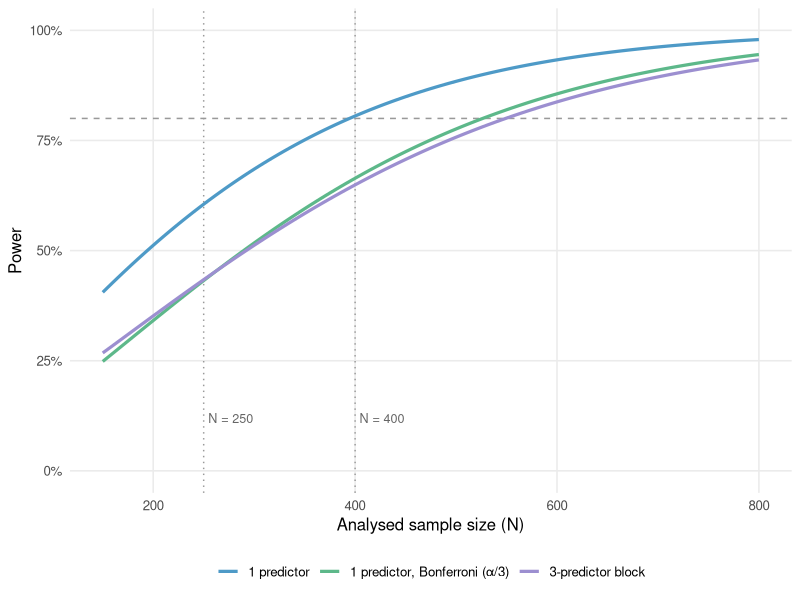

Generate this figure with R:
## ---- chunk 1
#| label: setup
#| include: false
library(knitr)
library(ggplot2)

# Assumptions: every number in this report is derived from these values ------
alpha_main <- 0.05   # significance level
f2_main    <- 0.02   # target effect size (Cohen's small)
N_target   <- 400    # valid responses (Programme Proposal)
N_min      <- 250    # stated minimum (Programme Proposal)
P          <- 12     # predictors in the adjusted model: 3 focal + ~9 covariate terms
P_sub      <- 8      # predictors in subgroup models (RQ3)
miss       <- 0.15   # cases lost to item non-response (complete-case analysis)
excl       <- 0.15   # completed surveys excluded at data-quality screening
rel_x      <- 0.80   # reliability of study-developed climate items
rel_y      <- 0.90   # reliability of K10
consent    <- 0.70   # optional consent to locality linkage (RQ4)
n_sub      <- 100    # expected RQ3 subgroup size (plan: 80-120)
rho_main   <- 0.30   # correlation among the three stressors
f2_int     <- 0.01   # typical interaction effect
optin      <- 0.60   # recontact opt-in (Project Plan target)
resp       <- 0.70   # response per wave among those recontacted
reps       <- 2000   # simulated datasets per scenario

# Analytic power: noncentral F with lambda = f2 * N (G*Power, fixed predictors) --
power_f2 <- function(f2, n, u = 1, p = P, alpha = alpha_main) {
  v    <- n - p - 1
  crit <- qf(1 - alpha, u, v)
  pf(crit, u, v, ncp = f2 * n, lower.tail = FALSE)
}

n_for_power <- function(f2, target = 0.80, ...) {
  n <- 20
  while (power_f2(f2, n, ...) < target) n <- n + 1
  n
}

f2_detectable <- function(n, target = 0.80, ...) {
  uniroot(function(f2) power_f2(f2, n, ...) - target, c(1e-4, 2))$root
}

f2_to_r  <- function(f2) sqrt(f2 / (1 + f2))                 # partial r, one predictor
r_to_f2  <- function(r) r^2 / (1 - r^2)
r2_j     <- function(rho) { S <- matrix(rho, 3, 3); diag(S) <- 1; 1 - 1 / solve(S)[1, 1] }
restrict <- function(r, k) r * k / sqrt(1 - r^2 + r^2 * k^2)  # Thorndike Case II, k = SD ratio
pct      <- function(x) sprintf("%.0f%%", 100 * x)
# Keep headers and captions in sync with the assumptions
fixn <- function(x) {
  x <- gsub("N = 400", paste("N =", N_target), x, fixed = TRUE)
  x <- gsub("N = 340", paste("N =", N_cc), x, fixed = TRUE)
  gsub("400 valid", paste(N_target, "valid"), x, fixed = TRUE)
}
ktab <- function(df, ...) { names(df) <- fixn(names(df)); kable(df, ...) }

# Derived quantities -----------------------------------------------------------
N_cc    <- round(N_target * (1 - miss))         # analysed after missing data
N_gross <- ceiling(N_target / (1 - excl))       # completed surveys for N_target valid
N_link  <- floor(N_target * consent)            # RQ4 analysed sample
f2_att  <- r_to_f2(f2_to_r(f2_main) * sqrt(rel_x * rel_y))   # attenuated effect
a_lab   <- sub("^0", "", sprintf("%.2f", alpha_main))       # alpha label, e.g. ".05"
## ---- chunk 2
#| label: simulation
#| include: false
# X1 = focal stressor; X2, X3 = correlated stressors; Z = covariates.
# beta is set so the population partial f2 for X1 equals f2.
sim_power <- function(n = N_target, f2 = f2_main, rho = rho_main, k_cov = P - 3,
                      errors = c("normal", "skewed"), cut = NULL, careless = 0) {
  errors <- match.arg(errors)
  S <- matrix(rho, 3, 3); diag(S) <- 1
  L <- chol(S)
  beta <- sqrt(f2 / (1 - r2_j(rho)))
  hits <- logical(reps)
  for (r in seq_len(reps)) {
    X <- matrix(rnorm(n * 3), n) %*% L
    Z <- matrix(rnorm(n * k_cov), n)
    e <- if (errors == "normal") rnorm(n) else {
      v <- rlnorm(n, 0, 0.8)                                  # right-skewed, like K10
      (v - exp(0.32)) / sqrt((exp(0.64) - 1) * exp(0.64))    # mean 0, variance 1
    }
    y <- beta * X[, 1] + 0.1 * X[, 2] + 0.1 * X[, 3] + Z %*% rep(0.1, k_cov) + e
    if (careless > 0) {
      # Random responders answer each item independently, so their stressor
      # scores are uncorrelated with each other and with their outcome.
      idx <- sample(n, round(careless * n))
      X[idx, ] <- matrix(rnorm(length(idx) * 3), length(idx))
      y[idx] <- sample(y, length(idx))
    }
    d <- data.frame(y = as.numeric(y), X, Z)
    p <- if (is.null(cut)) {
      summary(lm(y ~ ., d))$coefficients["X1", 4]
    } else {                                                  # outcome dichotomised
      d$y <- as.integer(d$y > quantile(d$y, 1 - cut))
      summary(glm(y ~ ., binomial, d))$coefficients["X1", 4]
    }
    hits[r] <- p < alpha_main
  }
  mean(hits)
}

set.seed(2027)
sim <- c(
  null     = sim_power(f2 = 0),
  baseline = sim_power(),
  skewed   = sim_power(errors = "skewed"),
  median   = sim_power(cut = 0.5),
  top20    = sim_power(cut = 0.2),
  care10   = sim_power(careless = 0.1),
  care20   = sim_power(careless = 0.2)
)

# Two looks at the data (halfway and at the end), each at alpha = .05
z1 <- rnorm(1e6); z2 <- sqrt(0.5) * z1 + sqrt(0.5) * rnorm(1e6)
two_looks <- mean(abs(z1) > qnorm(1 - alpha_main / 2) | abs(z2) > qnorm(1 - alpha_main / 2))
## ---- chunk 3
#| label: key-numbers
#| include: false
p_claim <- power_f2(f2_main, N_target)
p_block <- power_f2(f2_main, N_target, u = 3)
n_block <- n_for_power(f2_main, u = 3)
p_real  <- power_f2(f2_att, N_cc)
p_min   <- power_f2(f2_main, N_min)
p_strict <- pf(qf(1 - alpha_main, 1, N_target - P - 1), 1, N_target - P - 1,
               ncp = f2_main * (N_target - P - 1), lower.tail = FALSE)  # random predictors
mc_ci <- function(p) {
  se <- sqrt(p * (1 - p) / reps)
  sprintf("%s (%s–%s)", pct(p), pct(max(0, p - 1.96 * se)), pct(min(1, p + 1.96 * se)))
}
## ---- chunk 4
#| label: tbl-assumptions
#| tbl-cap: "Assumptions. All results below are computed from these values."
ktab(data.frame(
  Parameter = c("Valid sample size (target / minimum)", "Effect size", "Significance level",
                "Predictors in model (full / subgroup)", "Missing data (complete-case)",
                "Exclusions at data-quality screening", "Reliability (climate items / K10)",
                "Linkage consent (RQ4)", "RQ3 subgroup size", "Interaction effect",
                "Correlation among the three stressors", "Recontact opt-in / wave response"),
  Value = c(sprintf("%d / %d", N_target, N_min),
            sprintf("f² = %.2f (partial r = %s)", f2_main, sub("^0", "", sprintf("%.2f", f2_to_r(f2_main)))),
            sprintf("α = %.2f", alpha_main),
            sprintf("%d / %d", P, P_sub), pct(miss), pct(excl),
            sprintf("%.2f / %.2f", rel_x, rel_y), pct(consent), n_sub,
            sprintf("f² = %.2f", f2_int),
            sprintf("%s (.50 in risk scenario)", sub("^0", "", sprintf("%.2f", rho_main))),
            sprintf("%s / %s", pct(optin), pct(resp))),
  Source = c("Programme Proposal", "Programme Proposal", "Programme Proposal", "Assumed",
             "Assumed", "Assumed", "Assumed", "Assumed", "Project Plan (80–120)",
             "Assumed", "Assumed", "Project Plan")
), align = "llr")
## ---- chunk 5
#| label: tbl-key
#| tbl-cap: "Power for the target effect unless noted. 'Valid responses needed' adds back cases lost to missing data or non-consent."
rows <- list(
  list("Stated claim: 1 focal predictor",            N_target, f2_main, 1, P,     1, alpha_main),
  list("Stated minimum sample",                      N_min,    f2_main, 1, P,     1, alpha_main),
  list("RQ1: three stressors as one block (3 df)",   N_target, f2_main, 3, P,     1, alpha_main),
  list(sprintf("RQ1: each stressor, Bonferroni (α = %s/3)", a_lab), N_target, f2_main, 1, P, 1, alpha_main / 3),
  list("Missing data (complete-case)",               N_cc,     f2_main, 1, P,     1 - miss, alpha_main),
  list("Measurement error",                          N_target, f2_att,  1, P,     1, alpha_main),
  list("Missing data + measurement error",           N_cc,     f2_att,  1, P,     1 - miss, alpha_main),
  list("RQ4: linkage consent",                       N_link,   f2_main, 1, P,     consent, alpha_main),
  list("RQ3 subgroup (subgroup n)",                  n_sub,    f2_main, 1, P_sub, NA, alpha_main),
  list(sprintf("Interaction effect (f² = %.2f)", f2_int), N_target, f2_int, 1, P + 1, 1, alpha_main)
)
key <- do.call(rbind, lapply(rows, \(r) {
  n80 <- n_for_power(r[[3]], u = r[[4]], p = r[[5]], alpha = r[[7]])
  data.frame(Scenario = r[[1]], `Analysed N` = r[[2]],
             Power = pct(power_f2(r[[3]], r[[2]], u = r[[4]], p = r[[5]], alpha = r[[7]])),
             `Analysed N for 80%` = n80,
             `Valid responses needed` = if (is.na(r[[6]])) "—" else as.character(ceiling(n80 / r[[6]])),
             check.names = FALSE)
}))
ktab(key, align = "lrrrr")
## ---- chunk 6
#| label: tbl-risks
#| tbl-cap: "Power at the target sample size under each risk. (sim) = simulation; (approx.) = analytic approximation."
risks <- data.frame(
  Risk = c(
    "K10 dichotomised at 'high distress' (top 20%) (sim)",
    "Mild climate year: exposure SD 70% of usual (approx.)",
    "Countries unbalanced 75/25: country interaction (approx.)",
    "Stressors correlated (r = .5), f² from single-stressor studies",
    "10% careless responders not removed (sim)",
    "20% careless responders not removed (sim)",
    "True effect smaller than planned (f² = 0.015)",
    "Skewed K10 analysed with OLS (sim)",
    "20 covariate terms instead of 12"
  ),
  Power = pct(c(
    sim["top20"],
    power_f2(r_to_f2(restrict(f2_to_r(f2_main), 0.7)), N_target),
    power_f2(f2_int * (0.75 * 0.25) / 0.25, N_target, p = P + 1),
    power_f2(f2_main * (1 - r2_j(0.5)), N_target),
    sim["care10"], sim["care20"],
    power_f2(0.015, N_target),
    sim["skewed"],
    power_f2(f2_main, N_target, p = 20)
  )),
  `What to do` = c(
    "Keep K10 continuous; report cut-offs descriptively",
    "Check exposure spread at the mid-fieldwork review",
    "Set per-country minimums (e.g. 150 each)",
    "Base f² on partial effects; report VIFs",
    "Preregister screening rules",
    "Report results with and without exclusions",
    "Plan on a conservative f²",
    "Not a power risk; use robust SEs",
    "Minor"
  ),
  check.names = FALSE
)
ktab(risks, align = "lrl")
## ---- chunk 7
#| label: fig-power
#| fig-cap: "Power to detect the target effect as sample size increases."
ns <- seq(150, 800, by = 5)
curves <- rbind(
  data.frame(N = ns, Test = "1 predictor",
             Power = sapply(ns, \(n) power_f2(f2_main, n))),
  data.frame(N = ns, Test = "3-predictor block",
             Power = sapply(ns, \(n) power_f2(f2_main, n, u = 3))),
  data.frame(N = ns, Test = "1 predictor, Bonferroni (α/3)",
             Power = sapply(ns, \(n) power_f2(f2_main, n, alpha = alpha_main / 3)))
)

ggplot(curves, aes(N, Power, colour = Test)) +
  geom_hline(yintercept = 0.80, linetype = "dashed", colour = "grey60") +
  geom_vline(xintercept = c(N_min, N_target), linetype = "dotted", colour = "grey60") +
  geom_line(linewidth = 1.1) +
  annotate("text", x = c(N_min, N_target), y = 0.12,
           label = paste("N =", c(N_min, N_target)),
           hjust = -0.1, size = 3.2, colour = "grey40") +
  scale_y_continuous(labels = scales::percent, limits = c(0, 1)) +
  scale_colour_manual(values = c("#4E9AC7", "#5DB88A", "#9C8FD0")) +
  labs(x = "Analysed sample size (N)", y = "Power", colour = NULL) +
  theme_minimal(base_size = 12) +
  theme(legend.position = "bottom", panel.grid.minor = element_blank())
## ---- chunk 8
#| label: tbl-n
#| tbl-cap: "Power for the target effect by analysed sample size."
n_vals <- c(N_target, N_cc, 300, N_min)
ktab(data.frame(N = n_vals,
                 Power = pct(sapply(n_vals, \(n) power_f2(f2_main, n)))),
      align = "rr")
## ---- chunk 9
#| label: tbl-sens
#| tbl-cap: "Power if the true effect differs from the target."
f2_vals <- c(0.010, 0.015, 0.020, 0.025, 0.030)
ktab(data.frame(
  `f²` = sprintf("%.3f", f2_vals),
  `Partial r` = sprintf("%.2f", f2_to_r(f2_vals)),
  `Power, N = 400` = pct(sapply(f2_vals, \(f) power_f2(f, N_target))),
  `Power, N = 340` = pct(sapply(f2_vals, \(f) power_f2(f, N_cc))),
  check.names = FALSE), align = "rrrr")
## ---- chunk 10
#| label: tbl-detect
#| tbl-cap: "Smallest effect detectable with 80% power (one predictor)."
n_vals <- c(N_target, N_cc, N_link, N_min, 200)
sub_vals <- c(120, n_sub, 80, 60)
f2_full <- sapply(n_vals, \(n) f2_detectable(n))
f2_sub  <- sapply(sub_vals, \(n) f2_detectable(n, p = P_sub))
ktab(data.frame(
  Model = c(rep(sprintf("Full (%d predictors)", P), length(n_vals)),
            rep(sprintf("Subgroup (%d predictors)", P_sub), length(sub_vals))),
  n = c(n_vals, sub_vals),
  `f²` = sprintf("%.3f", c(f2_full, f2_sub)),
  `Partial r` = sprintf("%.2f", f2_to_r(c(f2_full, f2_sub))),
  check.names = FALSE), align = "lrrr")
## ---- chunk 11
#| label: tbl-rq1
#| tbl-cap: "RQ1: three stressors and two outcomes."
ktab(data.frame(
  Test = c("3-df block", sprintf("Each stressor (α = %s/3)", a_lab),
           sprintf("3 stressors × 2 outcomes (α = %s/6)", a_lab)),
  `Power at N = 400` = pct(c(power_f2(f2_main, N_target, u = 3),
                             power_f2(f2_main, N_target, alpha = alpha_main / 3),
                             power_f2(f2_main, N_target, alpha = alpha_main / 6))),
  `N for 80%` = c(n_for_power(f2_main, u = 3),
                  n_for_power(f2_main, alpha = alpha_main / 3),
                  n_for_power(f2_main, alpha = alpha_main / 6)),
  check.names = FALSE), align = "lrr")
## ---- chunk 12
#| label: tbl-rq3
#| tbl-cap: "RQ3 subgroup: power by subgroup size and effect size."
n_vals <- c(60, 80, n_sub, 120, 150)
ktab(data.frame(
  n = n_vals,
  `f² = 0.02` = pct(sapply(n_vals, \(n) power_f2(0.02, n, p = P_sub))),
  `f² = 0.05` = pct(sapply(n_vals, \(n) power_f2(0.05, n, p = P_sub))),
  `f² = 0.10` = pct(sapply(n_vals, \(n) power_f2(0.10, n, p = P_sub))),
  check.names = FALSE), align = "rrrr")
## ---- chunk 13
#| label: tbl-int
#| tbl-cap: "RQ2 and RQ5: interaction effects at the target sample size."
f2_ints <- c(0.005, 0.01, 0.02)
ktab(data.frame(
  `Interaction f²` = f2_ints,
  `Power at N = 400` = pct(sapply(f2_ints, \(f) power_f2(f, N_target, p = P + 1))),
  `N for 80%` = sapply(f2_ints, \(f) n_for_power(f, p = P + 1)),
  check.names = FALSE), align = "rrr")
## ---- chunk 14
#| label: tbl-country
#| tbl-cap: "RQ5: unbalanced country split (approx.: interaction f² scales with p(1 − p))."
split <- c(0.50, 0.60, 0.75)
ktab(data.frame(
  `Split (larger/smaller)` = sprintf("%.0f/%.0f", 100 * split, 100 * (1 - split)),
  `Smaller country n` = round(N_target * (1 - split)),
  `Interaction power (assumed f²)` = pct(sapply(split, \(s) power_f2(f2_int * s * (1 - s) / 0.25, N_target, p = P + 1))),
  `Within-country power (target f²)` = pct(sapply(split, \(s) power_f2(f2_main, round(N_target * (1 - s)), p = P - 1))),
  check.names = FALSE), align = "rrrr")
## ---- chunk 15
#| label: tbl-rq4-consent
#| tbl-cap: "RQ4: sample after optional linkage consent."
cons <- c(0.9, consent, 0.5)
n_c <- floor(N_target * cons)
ktab(data.frame(
  `Linkage consent` = pct(cons),
  n = n_c,
  Power = pct(sapply(n_c, \(n) power_f2(f2_main, n))),
  check.names = FALSE), align = "rrr")
## ---- chunk 16
#| label: tbl-rq4-cluster
#| tbl-cap: "RQ4: area-level exposure. Design effect = 1 + (m − 1) × ICC, where ICC is the outcome's residual intra-area correlation."
clus <- data.frame(m = c(5, 10, 10, 25), icc = c(0.02, 0.02, 0.05, 0.05))
clus$deff  <- 1 + (clus$m - 1) * clus$icc
clus$n_eff <- N_target / clus$deff
ktab(data.frame(
  `People per area` = clus$m,
  ICC = clus$icc,
  `Design effect` = sprintf("%.2f", clus$deff),
  `Effective N` = round(clus$n_eff),
  Power = pct(sapply(clus$n_eff, \(n) power_f2(f2_main, n))),
  check.names = FALSE), align = "rrrrr")
## ---- chunk 17
#| label: tbl-rel
#| tbl-cap: "Measurement error (approx.): observed r = true r × √(rel x × rel y)."
rel <- data.frame(rel_x = c(1, rel_x, 0.7, 0.6), rel_y = c(1, rel_y, rel_y, rel_y))
rel$f2_obs <- r_to_f2(f2_to_r(f2_main) * sqrt(rel$rel_x * rel$rel_y))
ktab(data.frame(
  `Climate items` = sprintf("%.2f", rel$rel_x),
  K10 = sprintf("%.2f", rel$rel_y),
  `Observed f²` = sprintf("%.4f", rel$f2_obs),
  `Power at N = 400` = pct(sapply(rel$f2_obs, \(f) power_f2(f, N_target))),
  `N for 80%` = sapply(rel$f2_obs, n_for_power),
  check.names = FALSE), align = "rrrrr")
## ---- chunk 18
#| label: tbl-corr
#| tbl-cap: "Correlated stressors: unique effect if f² came from single-stressor studies."
rho <- c(0, 0.3, 0.5, 0.7)
ktab(data.frame(
  `Correlation among stressors` = sprintf("%.1f", rho),
  VIF = sprintf("%.2f", 1 / (1 - sapply(rho, r2_j))),
  `Partial f²` = sprintf("%.4f", f2_main * (1 - sapply(rho, r2_j))),
  `Power at N = 400` = pct(sapply(rho, \(r) power_f2(f2_main * (1 - r2_j(r)), N_target))),
  check.names = FALSE), align = "rrrr")
## ---- chunk 19
#| label: tbl-range
#| tbl-cap: "Exposure range restriction (approx., Thorndike Case II): one fieldwork window may miss drought or flood."
k <- c(1, 0.8, 0.7, 0.5)
f2_k <- r_to_f2(restrict(f2_to_r(f2_main), k))
ktab(data.frame(
  `Exposure SD (vs usual)` = pct(k),
  `Observed f²` = sprintf("%.4f", f2_k),
  `Power at N = 400` = pct(sapply(f2_k, \(f) power_f2(f, N_target))),
  check.names = FALSE), align = "rrr")
## ---- chunk 20
#| label: tbl-cov
#| tbl-cap: "Number of predictors in the model."
p_vals <- c(12, 16, 20, 25)
ktab(data.frame(
  `Predictors in model` = p_vals,
  `Power at N = 400` = pct(sapply(p_vals, \(p) power_f2(f2_main, N_target, p = p))),
  check.names = FALSE), align = "rr")
## ---- chunk 21
#| label: tbl-sim
#| tbl-cap: "Rejection rates with 95% Monte Carlo intervals (target sample size, assumed stressor correlation, full covariate set)."
ktab(data.frame(
  Scenario = c("No true effect (Type I error check)", "Planned effect, normal errors",
               "Skewed outcome, OLS", "Outcome split at the median (logistic)",
               "Outcome split at top 20% (logistic)", "10% careless responders",
               "20% careless responders"),
  `Rejection rate` = unname(sapply(sim, mc_ci)),
  check.names = FALSE), align = "lr")
## ---- chunk 22
#| label: tbl-recruit
#| tbl-cap: "Completed surveys needed, and the Project Plan's 280–460 range."
excls <- c(0.10, excl, 0.20, 0.30)
ktab(data.frame(
  `Exclusion rate` = pct(excls),
  `Completions for 400 valid` = ceiling(N_target / (1 - excls)),
  `Valid from 280` = floor(280 * (1 - excls)),
  `Valid from 460` = floor(460 * (1 - excls)),
  check.names = FALSE), align = "rrrr")
## ---- chunk 23
#| label: tbl-cohort
#| tbl-cap: "Cohort size if retention applies only to those who opt in to recontact."
coh <- data.frame(optin = c(optin, 0.8), resp = c(resp, resp))
ktab(data.frame(
  `Recontact opt-in` = pct(coh$optin),
  `Wave response` = pct(coh$resp),
  `Wave 2 n` = round(N_target * coh$optin * coh$resp),
  `Wave 3 n` = round(N_target * coh$optin * coh$resp^2),
  check.names = FALSE), align = "rrrr")
## ---- chunk 24
sessionInfo()
